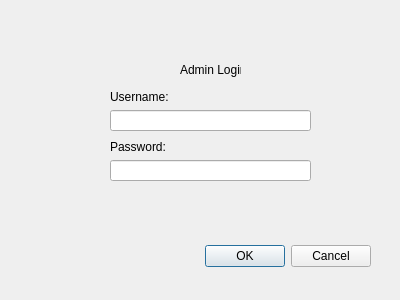
<?xml version="1.0" encoding="UTF-8"?>
<ui version="4.0">
 <class>AdminLogin</class>
 <widget class="QDialog" name="AdminLogin">
  <property name="geometry">
   <rect>
    <x>0</x>
    <y>0</y>
    <width>400</width>
    <height>300</height>
   </rect>
  </property>
  <property name="windowTitle">
   <string>Dialog</string>
  </property>
  <widget class="QDialogButtonBox" name="buttonBox">
   <property name="geometry">
    <rect>
     <x>30</x>
     <y>240</y>
     <width>341</width>
     <height>32</height>
    </rect>
   </property>
   <property name="orientation">
    <enum>Qt::Horizontal</enum>
   </property>
   <property name="standardButtons">
    <set>QDialogButtonBox::Cancel|QDialogButtonBox::Ok</set>
   </property>
  </widget>
  <widget class="QLabel" name="label_3">
   <property name="geometry">
    <rect>
     <x>180</x>
     <y>60</y>
     <width>61</width>
     <height>20</height>
    </rect>
   </property>
   <property name="text">
    <string>Admin Login</string>
   </property>
  </widget>
  <widget class="QWidget" name="verticalLayoutWidget">
   <property name="geometry">
    <rect>
     <x>110</x>
     <y>90</y>
     <width>201</width>
     <height>41</height>
    </rect>
   </property>
   <layout class="QVBoxLayout" name="verticalLayout">
    <item>
     <widget class="QLabel" name="label">
      <property name="text">
       <string>Username:</string>
      </property>
     </widget>
    </item>
    <item>
     <widget class="QLineEdit" name="lineEdit_user"/>
    </item>
   </layout>
  </widget>
  <widget class="QWidget" name="verticalLayoutWidget_2">
   <property name="geometry">
    <rect>
     <x>110</x>
     <y>140</y>
     <width>201</width>
     <height>41</height>
    </rect>
   </property>
   <layout class="QVBoxLayout" name="verticalLayout_2">
    <item>
     <widget class="QLabel" name="label_2">
      <property name="text">
       <string>Password:</string>
      </property>
     </widget>
    </item>
    <item>
     <widget class="QLineEdit" name="lineEdit_pass"/>
    </item>
   </layout>
  </widget>
 </widget>
 <resources/>
 <connections>
  <connection>
   <sender>buttonBox</sender>
   <signal>accepted()</signal>
   <receiver>AdminLogin</receiver>
   <slot>accept()</slot>
   <hints>
    <hint type="sourcelabel">
     <x>248</x>
     <y>254</y>
    </hint>
    <hint type="destinationlabel">
     <x>157</x>
     <y>274</y>
    </hint>
   </hints>
  </connection>
  <connection>
   <sender>buttonBox</sender>
   <signal>rejected()</signal>
   <receiver>AdminLogin</receiver>
   <slot>reject()</slot>
   <hints>
    <hint type="sourcelabel">
     <x>316</x>
     <y>260</y>
    </hint>
    <hint type="destinationlabel">
     <x>286</x>
     <y>274</y>
    </hint>
   </hints>
  </connection>
 </connections>
</ui>
